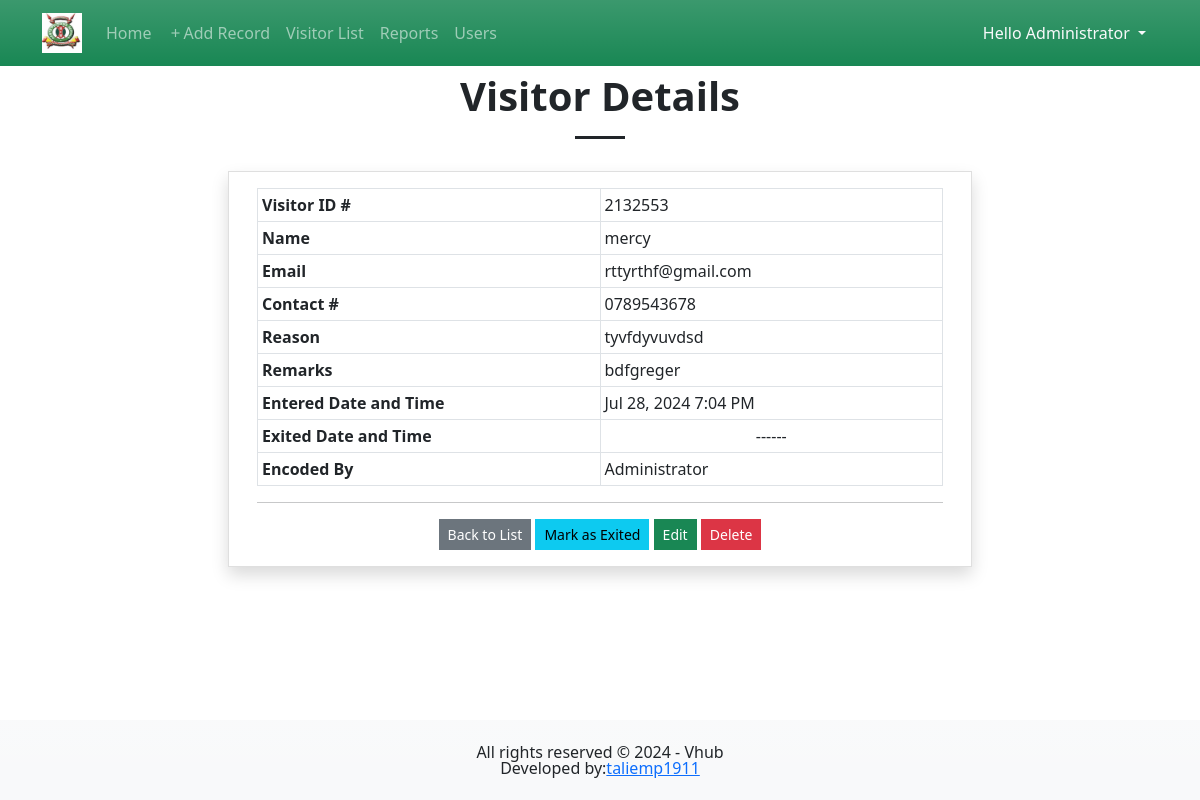
/?page=view_visitor&id=4 (signed in), run on the app's committed database.
### tables this page shows
CREATE TABLE `visitor_list` (
            `visitor_id` INTEGER NOT NULL PRIMARY KEY AUTOINCREMENT,
            `user_id` INTEGER NOT NULL,
            `id_number` TEXT NOT NULL,
            `fullname` TEXT NOT NULL,
            `contact` TEXT NOT NULL,
            `email` TEXT NULL,
            `reason` TEXT NULL,
            `remarks` TEXT NULL,
            `status` TINYINT(2) NOT NULL Default 0,
            `date_created` TIMESTAMP DEFAULT CURRENT_TIMESTAMP,
            `date_out` TIMESTAMP NULL DEFAULT NULL,
            FOREIGN KEY(`user_id`) REFERENCES `user_list`(`user_id`)
        );

### view_visitor.php (the view, shortened to what this page needs)
<?php
if(isset($_GET['id']) && $_GET['id'] > 0){
    $sql = "SELECT *, COALESCE((SELECT `fullname` FROM `user_list` where `user_list`.`user_id` = `visitor_list`.`user_id`),'N/A') as `encoded` FROM `visitor_list` where `visitor_id` = '{$_GET['id']}' ";
    $query = $conn->query($sql);
    $data = $query->fetchArray();
    $date_created = new DateTime($data['date_created'], new DateTimeZone('UTC'));
    $date_created->setTimezone(new DateTimeZone('Africa/Nairobi'));
    $date_created = $date_created->format("M d, Y g:i A");
}else{
    throw new ErrorException("This page requires a valid ID.");
}
?>
<h1 class="text-center fw-bolder">Visitor Details</h1>
<hr class="mx-auto opacity-100" style="width:50px;height:3px">
<div class="col-lg-8 col-md-10 col-sm-12 mx-auto py-3">
    <div class="card rounded-0 shadow">
        <div class="card-body rounded-0">
            <div class="container-fluid">
                <table class="table table-sm table-bordered">
                    <colgroup>
                        <col width="50%">
                        <col width="50%">
                    </colgroup>
                    <tbody>
                        <tr>
                            <td><b>Visitor ID #</b></td>
                            <td><?= $data['id_number'] ?? "" ?></td>
                        </tr>
                        <tr>
                            <td><b>Name</b></td>
                            <td><?= $data['fullname'] ?? "" ?></td>
                        </tr>
                        <tr>
                            <td><b>Email</b></td>
                            <td><?= $data['email'] ?? "N/A" ?></td>
                        </tr>
                        <tr>
                            <td><b>Contact #</b></td>
                            <td><?= $data['contact'] ?? "N/A" ?></td>
                        </tr>
                        <tr>
                            <td><b>Reason</b></td>
                            <td><?= $data['reason'] ?? "N/A" ?></td>
                        </tr>
                        <tr>
                            <td><b>Remarks</b></td>
                            <td><?= $data['remarks'] ?? "N/A" ?></td>
                        </tr>
                        <tr>
                            <td><b>Entered Date and Time</b></td>
                            <td><?= $date_created ?? "<div class='text-center'>------</div>" ?></td>
                        </tr>
                        <tr>
                            <td><b>Exited Date and Time</b></td>
                            <td><?= $date_out ?? "<div class='text-center'>------</div>" ?></td>
                        </tr>
                        <tr>
                            <td><b>Encoded By</b></td>
                            <td><?= $data['encoded'] ?? "" ?></td>
                        </tr>
                    </tbody>
                </table>
                <hr>
                <div class="text-center">
                    <?php if(isset($_GET['fromFeed'])): ?>
                        <a href="./" class="btn btn-sm btn-secondary rounded-0">Back</a>
                    <?php else: ?>
                        <a href="./?page=visitors" class="btn btn-sm btn-secondary rounded-0">Back to List</a>
                    <?php endif; ?>
                    <?php if(isset($data['visitor_id']) && is_null($data['date_out'])): ?>
                        <button type="button" data-id="<?= $data['visitor_id'] ?? "" ?>" class="btn btn-sm btn-info rounded-0 exit_data">Mark as Exited</button>
                    <?php endif; ?>
                    <?php if(isset($data['visitor_id']) && $data['user_id'] == $_SESSION['user_id']): ?>
                        <a href="./?page=manage_visitor&id=<?= $data['visitor_id'] ?>&toview=true" class="btn btn-sm btn-success rounded-0">Edit</a>
                        <button type="button" data-id="<?= $data['visitor_id'] ?>" class="btn btn-sm btn-danger rounded-0 delete_data">Delete</button>
                    <?php endif; ?>
                </div>
            </div>
        </div>
    </div>
</div>

### css/custom.css (style rules this page uses)
html, body { margin: unset; height: 100%; width: 100%; overflow-x: hidden; }
body { padding-bottom:5em; }
table th, table td { vertical-align: middle !important; }

### data on the page
visitor_list: id_number "2132553", fullname "mercy", email "rttyrthf@gmail.com", contact "0789543678", reason "tyvfdyvuvdsd", remarks "bdfgreger", date_created "Jul 28, 2024 7:04 PM"

### other printed values
$_SESSION['fullname'] "Administrator"
$date_out "------"
$data['encoded'] "Administrator"
